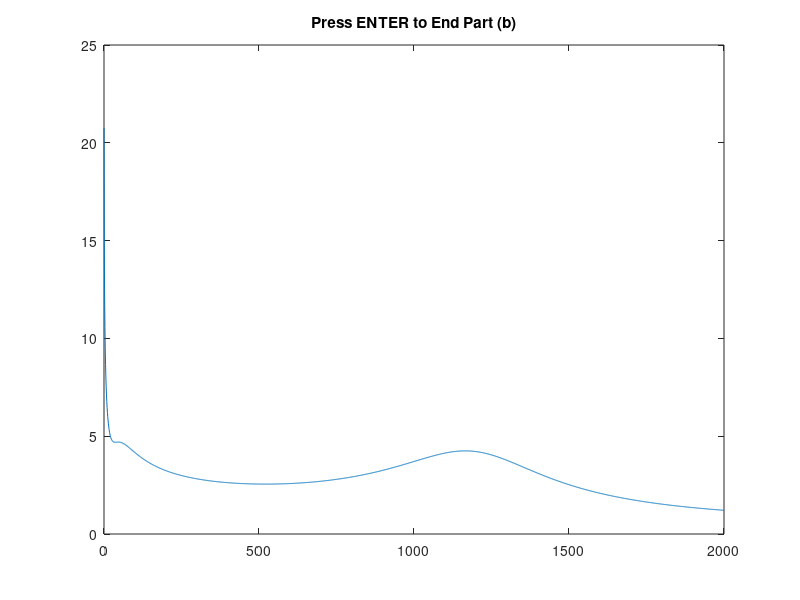

MATLAB code to generate this figure:
clear
%This file is for Problem 8.6, Parts (a) and (b)

%Part (a) is analytic and the process and measurement models
%are contained in the code below.
 
%Part (b):  First, enter key parameters.
 
n=2
m=1
s=2001
d=10000
dt=1
PHI=[1 0;0 1];
Q=[0 0;0 0];
R=225;
PZEROM=[100^2 0;0 (.02)^2];
 
%Nominal path is along y-axis, and origin is shifted to -10000 point
%for convenience.  The nominal y trajectory is called ynom and it
%increments in 10m steps beginning at k=0.  H is time variable and
%linearization takes place about ynom.
 
%Now prepare for the main i loop.  We will save the p11, p22, and
%p12 terms of the P matrix separately as 1 x 2001 row vectors.  (If
%these row vectors exceed the size limitation in your version of
%MATLAB, try changing the step size to 20m and just do 1001 steps.)
 
PMINUS=PZEROM;
I=eye(2);
H=zeros(1,2);
gain=zeros(2,1);
PPLUS=zeros(2,2);
p11=zeros(1,2001);
p22=zeros(1,2001);
p12=zeros(1,2001);
posvar=zeros(1,2001);
 
for i=1:2001
   i
   ynom=10*(i-1);
   denom=sqrt(d*d+(d-ynom)*(d-ynom));
   H(1,1)=-(d-ynom)/denom;
   H(1,2)=ynom*H(1,1);
   gain=(PMINUS*H')*inv(H*PMINUS*H'+R);
   PPLUS=(I-gain*H)*PMINUS;
   PPLUS=.5*(PPLUS+PPLUS');
   p11(i)=PPLUS(1,1);
   p22(i)=PPLUS(2,2);
   p12(i)=PPLUS(1,2);
   posvar(i)=p11(i)+2*ynom*p12(i)+ynom*ynom*p22(i);
   PMINUS=PHI*PPLUS*PHI'+Q;
end
 
%Now do the plots.  Do bias, scale factor, and position separately.
 
k=0:1:2000;
plot(k,sqrt(p11))
title('Press ENTER to Continue')
pause
 
plot(k,sqrt(p22))
title('Press ENTER to Continue')
pause
 
plot(k,sqrt(posvar))
title('Press ENTER to End Part (b)')
